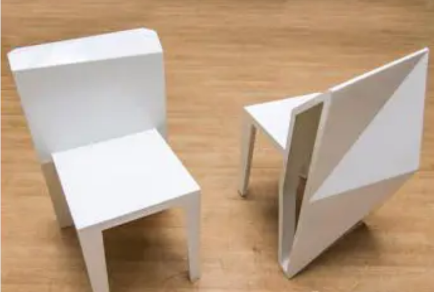
#> input picture Haiirs_HOG_SIFT/input/chair.png, 434 x 292 px; its folder holds only this picture in this run
$ python HOG.py   (older library calls are emulated)
#> lines starting #> are read from the running program, lines starting #| are printed output that depends on the picture
import os
import cv2
import numpy as np
import math
from PIL import Image
import matplotlib.pyplot as plt

inputDir = "input"
outputDir = "output"


class Hog_descriptor():
    def __init__(self, img, cell_size=16, bin_size=8):
        self.img = img
        self.img = np.sqrt(img / np.max(img))
        self.img = img * 255
        self.cell_size = cell_size
        self.bin_size = bin_size
        self.angle_unit = int(360 / self.bin_size)
        assert type(self.bin_size) == int, "bin_size should be integer,"
        assert type(self.cell_size) == int, "cell_size should be integer,"
        assert type(self.angle_unit) == int, "bin_size should be divisible by 360"

    def extract(self):
        height, width = self.img.shape
        gradient_magnitude, gradient_angle = self.global_gradient()
        gradient_magnitude = abs(gradient_magnitude)
        cell_gradient_vector = np.zeros((int(height / self.cell_size), int(width / self.cell_size), int(self.bin_size)))
        for i in range(cell_gradient_vector.shape[0]):
            for j in range(cell_gradient_vector.shape[1]):
                cell_magnitude = gradient_magnitude[i * self.cell_size:(i + 1) * self.cell_size,
                                 j * self.cell_size:(j + 1) * self.cell_size]
                cell_angle = gradient_angle[i * self.cell_size:(i + 1) * self.cell_size,
                             j * self.cell_size:(j + 1) * self.cell_size]
                cell_gradient_vector[i][j] = self.cell_gradient(cell_magnitude, cell_angle)

        hog_image = self.render_gradient(np.zeros([height, width]), cell_gradient_vector)
        hog_vector = []
        for i in range(cell_gradient_vector.shape[0] - 1):
            for j in range(cell_gradient_vector.shape[1] - 1):
                block_vector = []
                block_vector.extend(cell_gradient_vector[i][j])
                block_vector.extend(cell_gradient_vector[i][j + 1])
                block_vector.extend(cell_gradient_vector[i + 1][j])
                block_vector.extend(cell_gradient_vector[i + 1][j + 1])
                mag = lambda vector: math.sqrt(sum(i ** 2 for i in vector))
                magnitude = mag(block_vector)
                if magnitude != 0:
                    normalize = lambda block_vector, magnitude: [element / magnitude for element in block_vector]
                    block_vector = normalize(block_vector, magnitude)
                hog_vector.append(block_vector)
        return hog_vector, hog_image

    def global_gradient(self):
        gradient_values_x = cv2.Sobel(self.img, cv2.CV_64F, 1, 0, ksize=5)
        gradient_values_y = cv2.Sobel(self.img, cv2.CV_64F, 0, 1, ksize=5)
        gradient_magnitude = cv2.addWeighted(gradient_values_x, 0.5, gradient_values_y, 0.5, 0)
        gradient_angle = cv2.phase(gradient_values_x, gradient_values_y, angleInDegrees=True)
        return gradient_magnitude, gradient_angle

    def cell_gradient(self, cell_magnitude, cell_angle):
        orientation_centers = [0] * self.bin_size
        for i in range(cell_magnitude.shape[0]):
            for j in range(cell_magnitude.shape[1]):
                gradient_strength = cell_magnitude[i][j]
                gradient_angle = cell_angle[i][j]
                min_angle, max_angle, mod = self.get_closest_bins(gradient_angle)
                orientation_centers[min_angle] += (gradient_strength * (1 - (mod / self.angle_unit)))
                orientation_centers[max_angle] += (gradient_strength * (mod / self.angle_unit))
        return orientation_centers

    def get_closest_bins(self, gradient_angle):
        idx = int(gradient_angle / self.angle_unit)
        mod = gradient_angle % self.angle_unit
        return idx, (idx + 1) % self.bin_size, mod

    def render_gradient(self, image, cell_gradient):
        cell_width = self.cell_size / 2
        max_mag = np.array(cell_gradient).max()
        for x in range(cell_gradient.shape[0]):
            for y in range(cell_gradient.shape[1]):
                cell_grad = cell_gradient[x][y]
                cell_grad /= max_mag
                angle = 0
                angle_gap = self.angle_unit
                for magnitude in cell_grad:
                    angle_radian = math.radians(angle)
                    x1 = int(x * self.cell_size + magnitude * cell_width * math.cos(angle_radian))
                    y1 = int(y * self.cell_size + magnitude * cell_width * math.sin(angle_radian))
                    x2 = int(x * self.cell_size - magnitude * cell_width * math.cos(angle_radian))
                    y2 = int(y * self.cell_size - magnitude * cell_width * math.sin(angle_radian))
                    cv2.line(image, (y1, x1), (y2, x2), int(255 * math.sqrt(magnitude)))
                    angle += angle_gap
        return image


def main():
    fileList = os.listdir(inputDir)
    for file in fileList:
        inputPath = os.path.join(inputDir, file)
        img = cv2.imread(inputPath, cv2.IMREAD_GRAYSCALE)
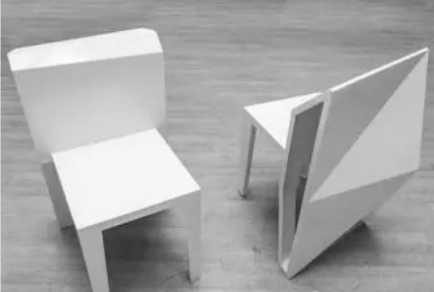
#> img: shape (292, 434); min 39, max 254, mean 167.3

        hog = Hog_descriptor(img, cell_size=8, bin_size=8)
#> in __init__, `self.img = np.sqrt(img / np.max(img))`:
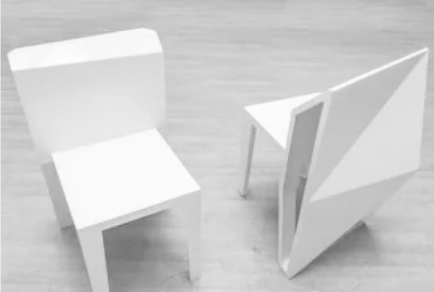
#> self.img: shape (292, 434) float64; min 0.392, max 1, mean 0.805
#> in __init__, `self.img = img * 255`:
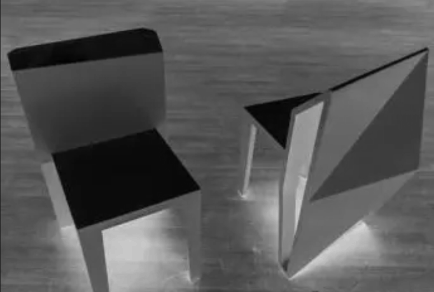
#> self.img: shape (292, 434); min 2, max 217, mean 88.7
        vector, image = hog.extract()
#> in global_gradient, `gradient_values_x = cv2.Sobel(self.img, cv2.CV_64F, 1, 0, ksize=5)`:
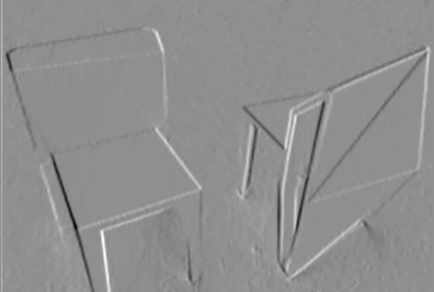
#> gradient_values_x: shape (292, 434) float64; min -6141, max 4791, mean 6.7; drawn with min black and max white
#> in global_gradient, `gradient_values_y = cv2.Sobel(self.img, cv2.CV_64F, 0, 1, ksize=5)`:
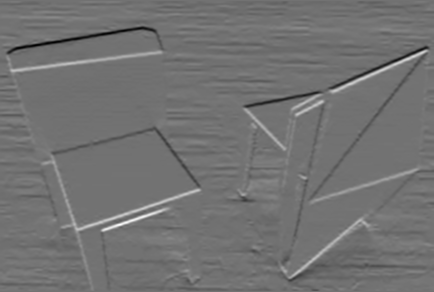
#> gradient_values_y: shape (292, 434) float64; min -4409, max 5412, mean -2.6; drawn with min black and max white
#> in global_gradient, `gradient_angle = cv2.phase(gradient_values_x, gradient_values_y, angle..`:
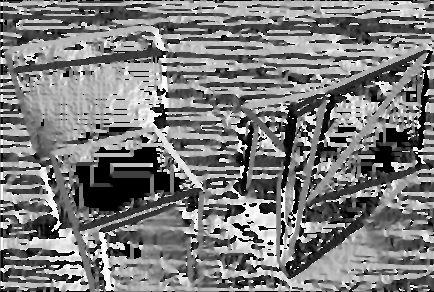
#> gradient_angle: shape (292, 434) float64; min 0, max 360, mean 175.2; drawn with min black and max white
#> after the loop in render_gradient, `for x in range(cell_gradient.shape[0]):`:
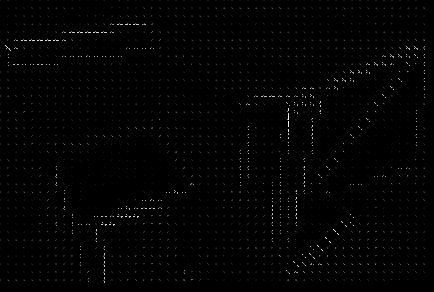
#> image: shape (292, 434) float64; min 0, max 255, mean 2.2
        print(np.array(vector).shape)
#| (1855, 32)

        plt.imshow(image, cmap=plt.cm.gray)
        plt.show()

        image = Image.fromarray(image)
#> image: PIL image 434x292 F
        image = image.convert('L')
#> image: PIL image 434x292 L
        outputPath = os.path.join(outputDir, file[0:len(file) - 4] + "_HOG.png")
        image.save(outputPath)

    return


if __name__ == '__main__':
    main()
